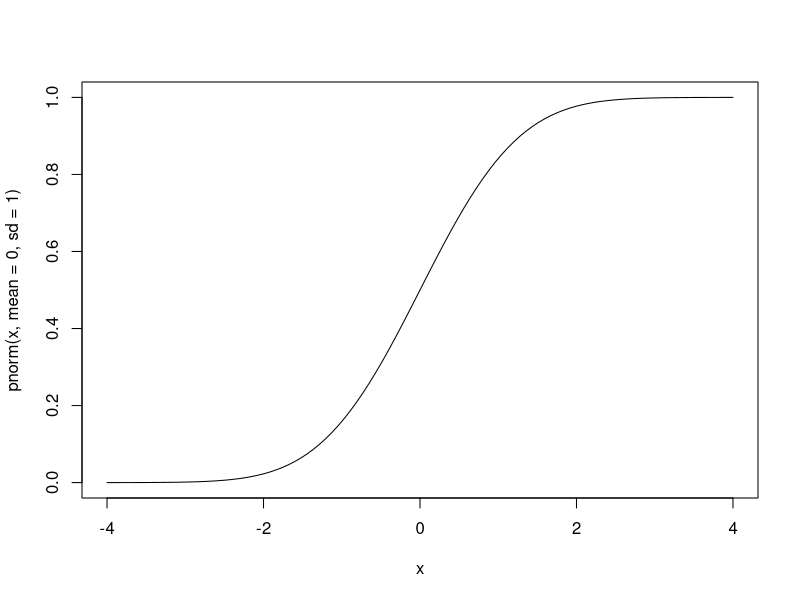
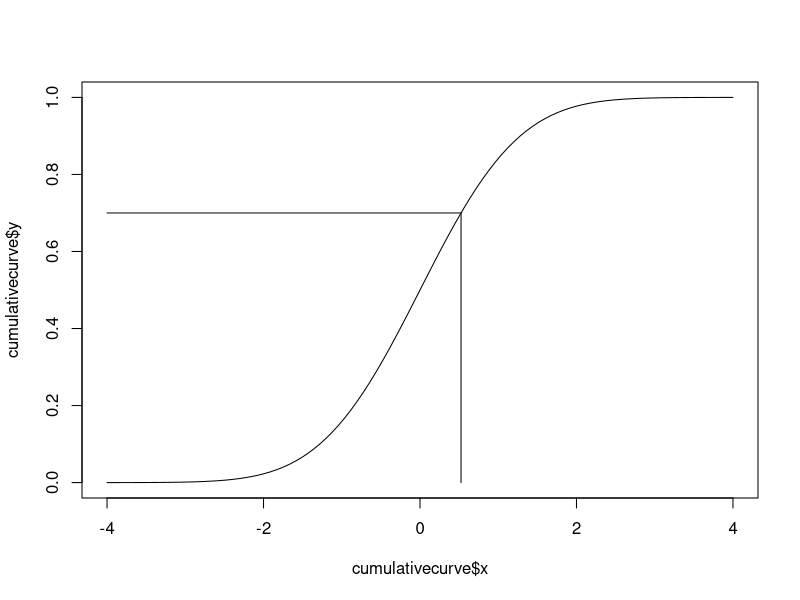
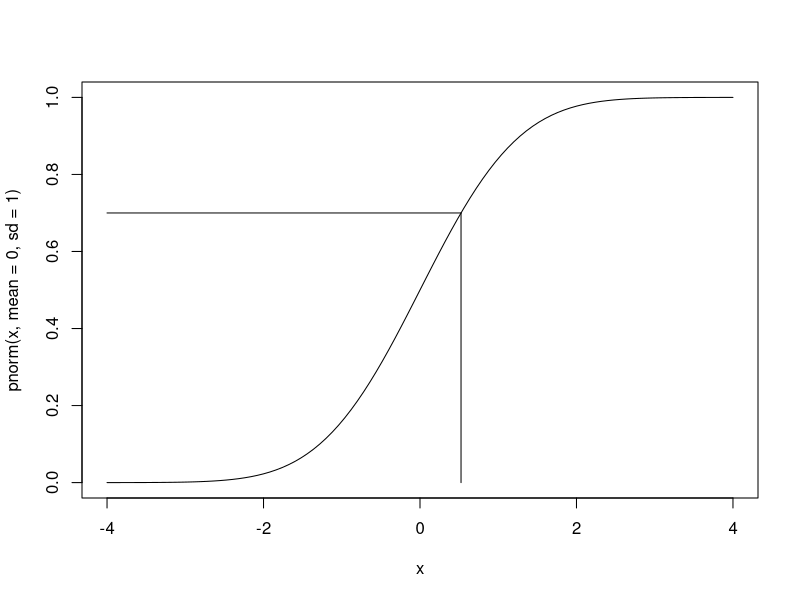
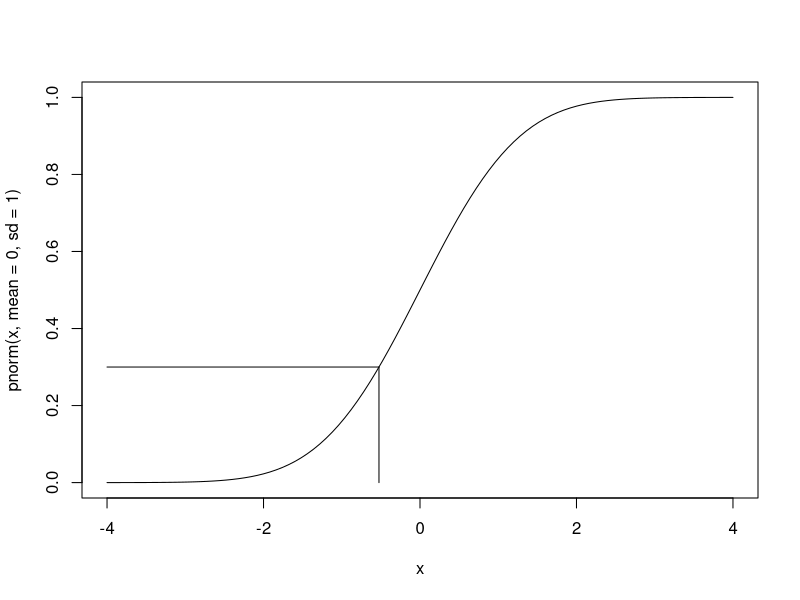
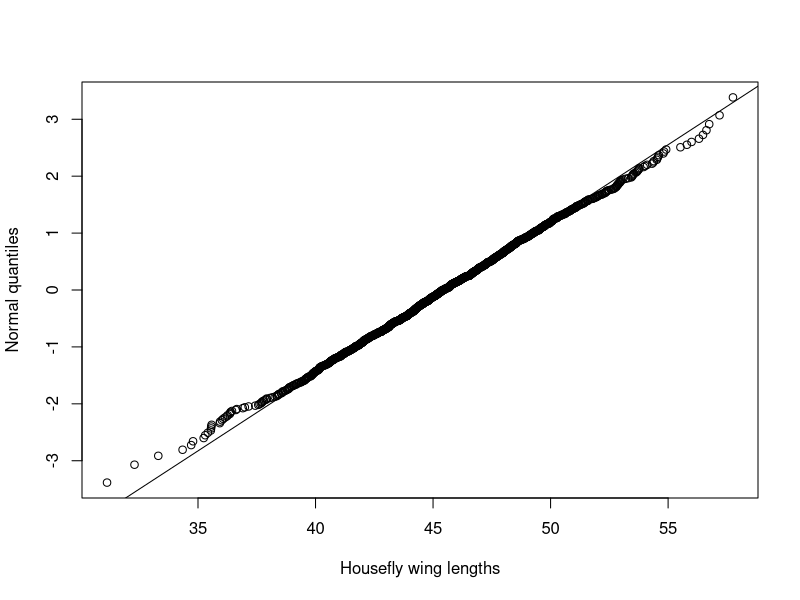
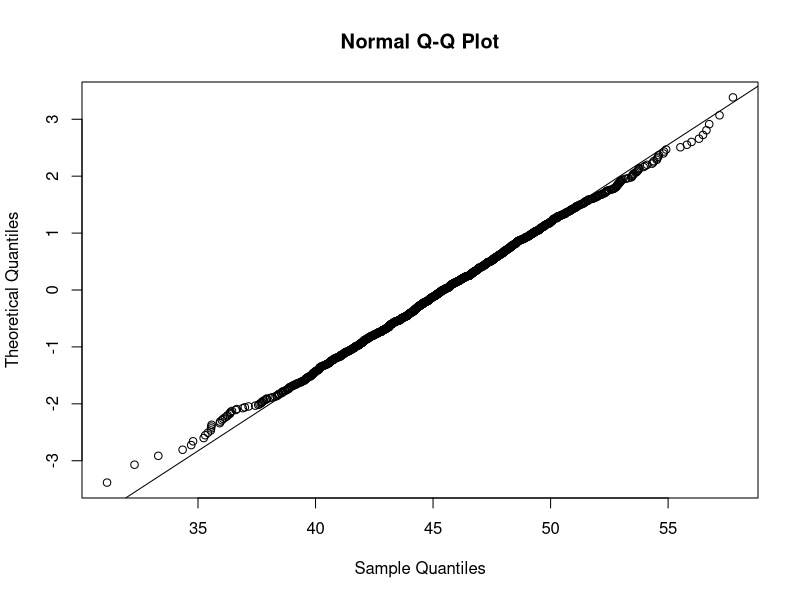

Here is the R script that generated these plots, in order: (Note: this script raises an error after producing the figures.)
## ---- chunk 1
knitr::opts_chunk$set(echo = TRUE)
## ---- chunk 2
cumulativecurve <- curve(pnorm(x, mean=0, sd=1),
      -4, 4,
      lty="solid")
## ---- chunk 3
qnorm(0.7)
qnorm(0.3)
qnorm(1) #As the text says, this is Inf(infinity)
## ---- chunk 4
plot(cumulativecurve,
     type="l")
segments(x0 = qnorm(0.7),
         y0 = 0,
         x1 = qnorm(0.7),
         y1 = 0.7)

segments(x0 = qnorm(0.7),
         y0 = 0.7,
         x1 = -4,
         y1 = 0.7)
## ---- chunk 5
fig6.5.function <- function (cumulativepercent,
                             normaldeviateleft,
                             normaldeviateright){
  curve(pnorm(x, mean=0, sd=1),
        normaldeviateleft,
        normaldeviateright,
        lty="solid")
  
  segments(x0 = qnorm(cumulativepercent),
           y0 = 0,
           x1 = qnorm(cumulativepercent),
           y1 = cumulativepercent)
  
  segments(x0 = qnorm(cumulativepercent),
           y0 = cumulativepercent,
           x1 = normaldeviateleft,
           y1 = cumulativepercent)
}

fig6.5.function(0.7,
                -4,
                4)


fig6.5.function(0.3,
                -4,
                4)

## ---- chunk 6
fakehouseflydata <- data.frame(
  "winglength" = rnorm(n = 1400,
                       mean = 45.5,
                       sd = 3.90)
)
## ---- chunk 7
library(dplyr)
## ---- chunk 8
ordered_fakehouseflydata <- fakehouseflydata %>%
  arrange(winglength)
## ---- chunk 9
rank(c(4,3,6,2,2),
     ties.method = "first")

rank(c(4,3,6,2,2),
     ties.method = "last")

rank(c(4,3,6,2,2),
     ties.method = "average")

rank(c(4,3,6,2,2),
     ties.method = "random")

rank(c(4,3,6,2,2),
     ties.method = "min")

rank(c(4,3,6,2,2),
     ties.method = "max")
## ---- chunk 10
ordered_fakehouseflydata$i <- rank(ordered_fakehouseflydata$winglength,
                                       ties.method = "average")
ordered_fakehouseflydata$p <- (ordered_fakehouseflydata$i - 0.5)/length(ordered_fakehouseflydata$winglength)
                                       
## ---- chunk 11
ordered_fakehouseflydata$normal_quantile <- qnorm(ordered_fakehouseflydata$p,
                                                  mean = 0, 
                                                  sd = 1)
## ---- chunk 12
plot(y = ordered_fakehouseflydata$normal_quantile,
     x = ordered_fakehouseflydata$winglength,
     xlab = "Housefly wing lengths",
     ylab = "Normal quantiles")
qqline(y=ordered_fakehouseflydata$winglength,
       datax=TRUE)

qqnorm(y = ordered_fakehouseflydata$winglength,
       datax = TRUE)
qqline(y = ordered_fakehouseflydata$winglength,
       datax = TRUE)

quantile(x = ordered_fakehouseflydata$winglength,
         probs = seq(0, 1, 0.1),
         type = 5)
## ---- chunk 13
order(c(4,3,6,2,2))
order(order(c(4,3,6,2,2)))
## ---- chunk 14
stats:::qqnorm.default
x <- qnorm(ppoints(n))[order(order(y))]
